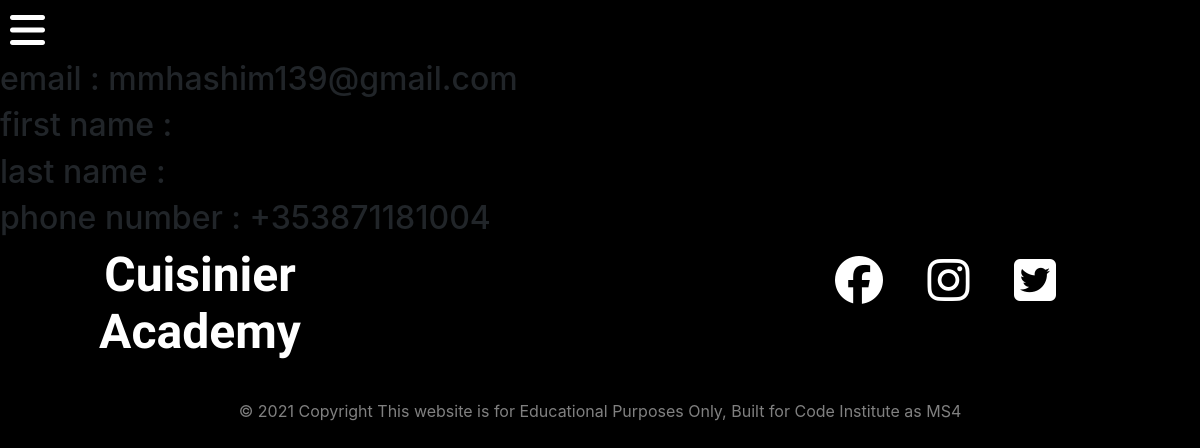
The app's page /profiles/, older data.
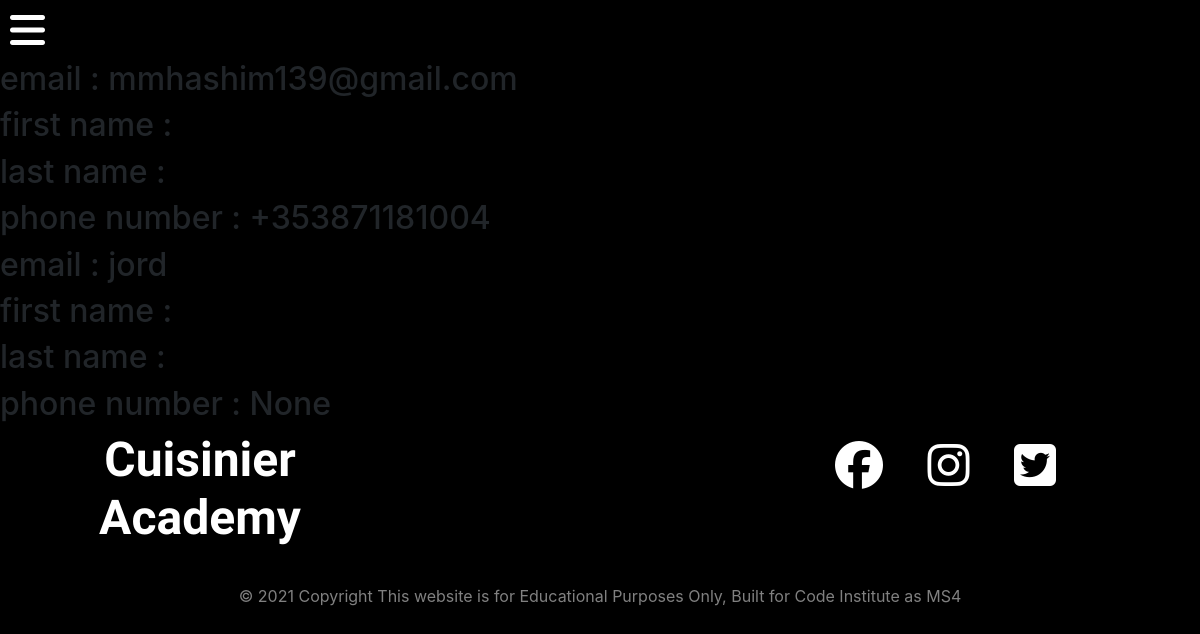
The same page, newer data.
### profiles/models.py (models this page shows)
class UserProfile(models.Model):
    user = models.OneToOneField(User, on_delete=models.CASCADE)
    phone_number = models.CharField(max_length=20, null=True, blank=True)
    postcode = models.CharField(max_length=20, null=True, blank=True)
    town_or_city = models.CharField(max_length=40, null=True, blank=True)
    street_address1 = models.CharField(max_length=80, null=True, blank=True)
    street_address2 = models.CharField(max_length=80, null=True, blank=True)
    county = models.CharField(max_length=80, null=True, blank=True)
    country = CountryField(blank_label='Country', null=True, blank=True)
    def __str__(self):
        return self.user.username

### profiles/views.py (the view)
# urls.py: path('', views.profile, name='profiles'),
def profile(request):
    user = UserProfile.objects.all()
    context = {
        'user': user,
    }
    return render(request, 'profiles/profile.html', context)

### profiles/templates/profiles/profile.html
{% extends "base.html" %}
{% load static %}
{% block content %}
{% for u in user %}
<h2 >email : {{ u }}</h2>
<h2 >first name : {{ u.first_name }}</h2>
<h2 >last name : {{ u.last_name }}</h2>
<h2 >phone number : {{ u.phone_number }}</h2>
{% endfor %}
{% endblock %}

### templates/base.html (shortened to what this page needs)
{% load static %}
<!doctype html>
<html lang="en">
<head>
    <link rel="stylesheet" href="https://stackpath.bootstrapcdn.com/bootstrap/4.4.1/css/bootstrap.min.css"
>
    <link rel="stylesheet" href="{% static 'css/base.css' %}">
</head>
<body>
    <div class="sticky-top ">
    <span style="font-size:30px;cursor:pointer" onclick="openNav()"><i class="fas fa-bars navbaricon"></i></span>
    </div>
    {% block content %}
    {% endblock %}
    <footer class="container-fluid">
        <div class="row justify-content-between">
            <div class="col-lg-4 col-sm-12">
                <h5 class="footer-header text-center">Cuisinier Academy</h5>
            </div>
            <div class="col-lg-4 col-sm-12">
                    <a class="footer-social-icon" href="https://www.facebook.com" target="_blank"><i
                                class="fab fa-facebook"></i></a>
                    <a class="footer-social-icon" href="https://www.instagram.com/" target="_blank"><i
                                class="fab fa-instagram"></i></a>
                    <a class="footer-social-icon" href="https://www.twitter.com" target="_blank"><i
                                class="fab fa-twitter-square"></i></a>
            </div>
        </div>
        <div class="Copyright text-center">
            © 2021 Copyright This website is for Educational Purposes Only, Built for Code Institute as MS4
        </div>
    </footer>
</body>
</html>

### static/css/base.css (style rules this page uses)
body { background-color: black; }
.navbaricon { color: white; font-size: 40px; padding: 10px; }
.footer-header { color: white; font-size: 48px; font-weight: bold; font-family: 'flamenco', sans-serif; justify-content: left; }
.footer-social-icon { color: white; font-size: 48px; font-weight: bold; font-family: 'flamenco', sans-serif; justify-content: left; padding: 20px; }
.Copyright { margin-top: 30px; color: gray; }

Row changes from the older to the newer data that the page shows:
added UserProfile: user.username "jord", phone_number "None"
